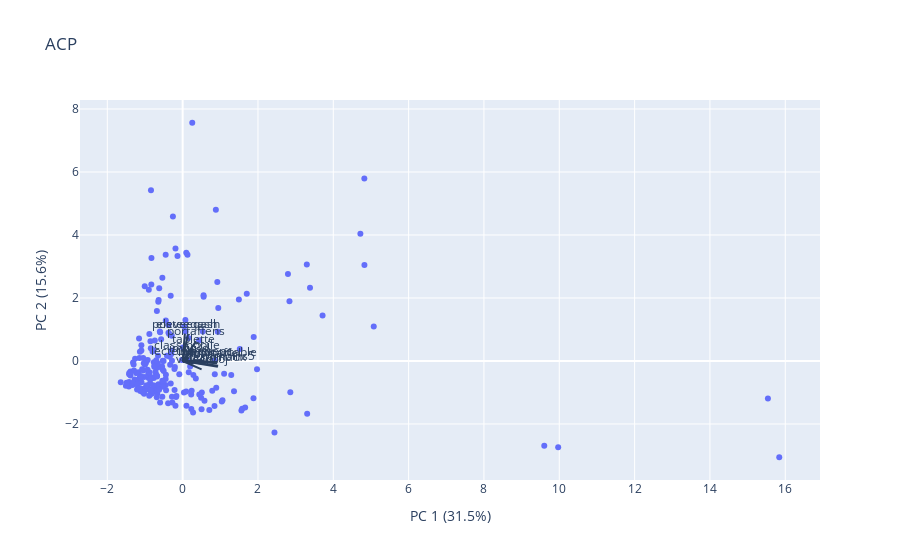

Notebook cell for this chart:
### Markdown cell above
Nous avons une variance totale très satisfaisante. Nous trouvons une variance de 47.1 % approximativement. On a une mauvaise redistribution de l'information. Il faut donc interprêter les résultats avec précaution.
Ici, on peut voir que la plupart des individus sont tous ensemble au milieu, ils forment un groupe. Il existe cependant certains établissement atypiques qui se situent seuls à droite. On en sait pas plus, on a besoin de voir les variables pour pouvoir émettre des hypothèses sur leurs caractéristiques.

### Code cell
#Visualisation des variables
loadings = pca.components_.T * np.sqrt(pca.explained_variance_)

for i, column in enumerate(columns_names):
    fig.add_shape(
        type='line',
        x0=0, y0=0,
        x1=loadings[i, 0],
        y1=loadings[i, 1]
    )
    fig.add_annotation(
        x=loadings[i, 0],
        y=loadings[i, 1],
        ax=0, ay=0,
        xanchor="center",
        yanchor="bottom",
        text=column
    )

fig.show()

### Figure 1 — Plotly figure (JSON) as saved in the notebook; plotly's stock layout.template omitted (floating-point values rounded to 4 significant figures; data arrays with more than 128 entries replaced by an {"elided": "..."} marker saying what was removed)
{"data": [{"hovertemplate": "PC 1 (31.5%)=%{x}<br>PC 2 (15.6%)=%{y}<extra></extra>", "legendgroup": "", "marker": {"color": "#636efa", "symbol": "circle"}, "mode": "markers", "name": "", "orientation": "v", "showlegend": false, "type": "scatter", "x": {"elided": "233 float values"}, "xaxis": "x", "y": {"elided": "233 float values"}, "yaxis": "y"}], "layout": {"annotations": [{"ax": 0, "ay": 0, "text": "terminaux", "x": 0.9358, "xanchor": "center", "y": -0.1811, "yanchor": "bottom"}, {"ax": 0, "ay": 0, "text": "tablette", "x": 0.2972, "xanchor": "center", "y": 0.3826, "yanchor": "bottom"}, {"ax": 0, "ay": 0, "text": "tablettepc", "x": 0.5698, "xanchor": "center", "y": 0.01334, "yanchor": "bottom"}, {"ax": 0, "ay": 0, "text": "micromoins5", "x": 0.9434, "xanchor": "center", "y": -0.1486, "yanchor": "bottom"}, {"ax": 0, "ay": 0, "text": "microportable", "x": 0.9359, "xanchor": "center", "y": -0.02524, "yanchor": "bottom"}, {"ax": 0, "ay": 0, "text": "portaffel", "x": 0.9157, "xanchor": "center", "y": -0.06868, "yanchor": "bottom"}, {"ax": 0, "ay": 0, "text": "portaffens", "x": 0.3538, "xanchor": "center", "y": 0.6262, "yanchor": "bottom"}, {"ax": 0, "ay": 0, "text": "eleveeqash", "x": 0.1424, "xanchor": "center", "y": 0.8481, "yanchor": "bottom"}, {"ax": 0, "ay": 0, "text": "posteeqash", "x": 0.05882, "xanchor": "center", "y": 0.8694, "yanchor": "bottom"}, {"ax": 0, "ay": 0, "text": "tbi", "x": 0.2908, "xanchor": "center", "y": -0.07823, "yanchor": "bottom"}, {"ax": 0, "ay": 0, "text": "videoproj", "x": 0.5035, "xanchor": "center", "y": -0.2674, "yanchor": "bottom"}, {"ax": 0, "ay": 0, "text": "classmobile", "x": 0.118, "xanchor": "center", "y": 0.1991, "yanchor": "bottom"}, {"ax": 0, "ay": 0, "text": "lecteurmpx", "x": 0.01128, "xanchor": "center", "y": -0.001175, "yanchor": "bottom"}, {"ax": 0, "ay": 0, "text": "impr3d", "x": 0.1721, "xanchor": "center", "y": 0.08868, "yanchor": "bottom"}], "legend": {"tracegroupgap": 0}, "shapes": [{"type": "line", "x0": 0, "x1": 0.9358, "y0": 0, "y1": -0.1811}, {"type": "line", "x0": 0, "x1": 0.2972, "y0": 0, "y1": 0.3826}, {"type": "line", "x0": 0, "x1": 0.5698, "y0": 0, "y1": 0.01334}, {"type": "line", "x0": 0, "x1": 0.9434, "y0": 0, "y1": -0.1486}, {"type": "line", "x0": 0, "x1": 0.9359, "y0": 0, "y1": -0.02524}, {"type": "line", "x0": 0, "x1": 0.9157, "y0": 0, "y1": -0.06868}, {"type": "line", "x0": 0, "x1": 0.3538, "y0": 0, "y1": 0.6262}, {"type": "line", "x0": 0, "x1": 0.1424, "y0": 0, "y1": 0.8481}, {"type": "line", "x0": 0, "x1": 0.05882, "y0": 0, "y1": 0.8694}, {"type": "line", "x0": 0, "x1": 0.2908, "y0": 0, "y1": -0.07823}, {"type": "line", "x0": 0, "x1": 0.5035, "y0": 0, "y1": -0.2674}, {"type": "line", "x0": 0, "x1": 0.118, "y0": 0, "y1": 0.1991}, {"type": "line", "x0": 0, "x1": 0.01128, "y0": 0, "y1": -0.001175}, {"type": "line", "x0": 0, "x1": 0.1721, "y0": 0, "y1": 0.08868}], "title": {"text": "ACP"}, "xaxis": {"anchor": "y", "domain": [0, 1], "title": {"text": "PC 1 (31.5%)"}}, "yaxis": {"anchor": "x", "domain": [0, 1], "title": {"text": "PC 2 (15.6%)"}}}}
